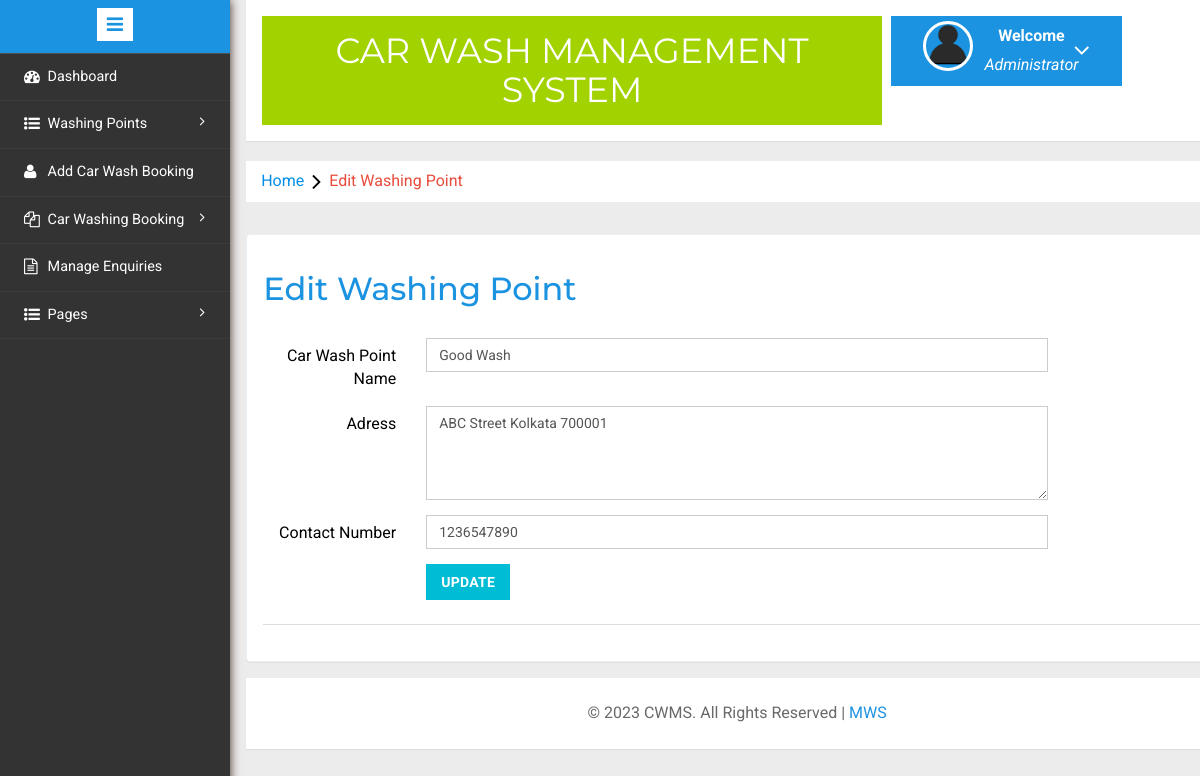
The page /admin/editcar-washpoint.php?wpid=1 (signed in) on the database its author committed.
### tables this page shows
CREATE TABLE `tblwashingpoints` (
  `id` int(11) NOT NULL,
  `washingPointName` varchar(255) DEFAULT NULL,
  `washingPointAddress` varchar(255) DEFAULT NULL,
  `contactNumber` bigint(20) DEFAULT NULL,
  `creationDate` timestamp NOT NULL DEFAULT current_timestamp()
);

### admin/editcar-washpoint.php (the view, shortened to what this page needs)
<?php
include('includes/config.php');
if(strlen($_SESSION['alogin'])==0)
	{
header('location:index.php');
}
else{
	?>
<!DOCTYPE HTML>
<html>
<head>
<link href="css/bootstrap.min.css" rel='stylesheet' type='text/css' />
<link href="css/style.css" rel='stylesheet' type='text/css' />
<link rel="stylesheet" href="css/morris.css" type="text/css"/>
<link href="css/font-awesome.css" rel="stylesheet">
<link rel="stylesheet" href="css/icon-font.min.css" type='text/css' />
</head>
<body>
   <div class="page-container">
<div class="left-content">
	   <div class="mother-grid-inner">
<?php include('includes/header.php');?>
				</div>
	<ol class="breadcrumb">
                <li class="breadcrumb-item"><a href="dashboard.php">Home</a><i class="fa fa-angle-right"></i>Edit Washing Point </li>
            </ol>
 	<div class="grid-form">
  <div class="grid-form1">
  	       <h3>Edit Washing Point</h3>
<?php
$id=$_GET['wpid'];
$sql = "SELECT * from tblwashingpoints where id='$id'";
$query = $dbh -> prepare($sql);
$query->execute();
$results=$query->fetchAll(PDO::FETCH_OBJ);
foreach($results as $result)
{				?>
  	         <div class="tab-content">
						<div class="tab-pane active" id="horizontal-form">
							<form class="form-horizontal" name="washingpoint" method="post" enctype="multipart/form-data">
								<div class="form-group">
									<label for="focusedinput" class="col-sm-2 control-label">Car Wash Point Name</label>
									<div class="col-sm-8">
										<input type="text" class="form-control" name="washingpointname" id="washingpointname" value="<?php echo htmlentities($result->washingPointName);?>" required>
									</div>
								</div>
<div class="form-group">
									<label for="focusedinput" class="col-sm-2 control-label">Adress</label>
									<div class="col-sm-8">
										<textarea class="form-control" name="address" id="address" placeholder="Address" required rows="4"><?php echo htmlentities($result->washingPointAddress);?></textarea>
									</div>
								</div>
<div class="form-group">
									<label for="focusedinput" class="col-sm-2 control-label">Contact Number</label>
									<div class="col-sm-8">
										<input type="text" class="form-control" name="contactno" id="contactno" value="<?php echo htmlentities($result->contactNumber);?>" required>
									</div>
								</div>
								<div class="row">
			<div class="col-sm-8 col-sm-offset-2">
				<button type="submit" name="submit" class="btn-primary btn">update</button>
			</div>
		</div>
					</div>
<?php } ?>
      <div class="panel-footer">
	 </div>
  </div>
 	</div>
<?php include('includes/footer.php');?>
</div>
</div>
					<?php include('includes/sidebarmenu.php');?>
							</div>
</body>
</html>
<?php } ?>

### rows shown on the page
tblwashingpoints: washingpointname "Good Wash", address "ABC Street Kolkata 700001", contactno "1236547890"
